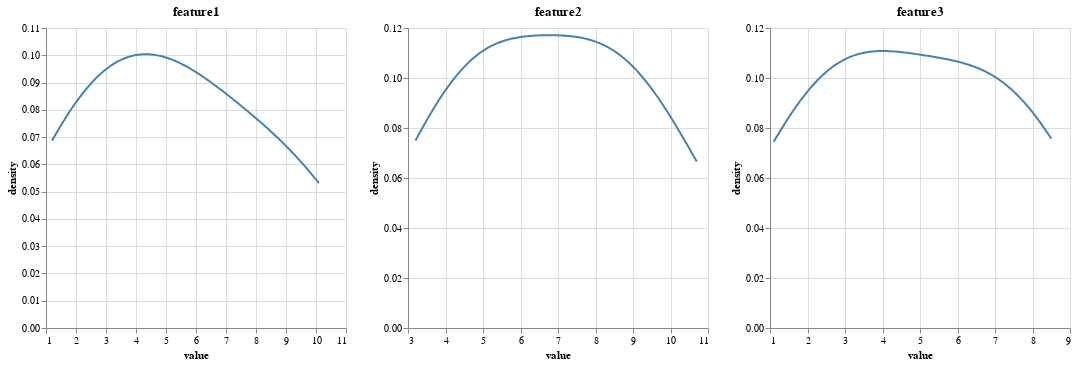
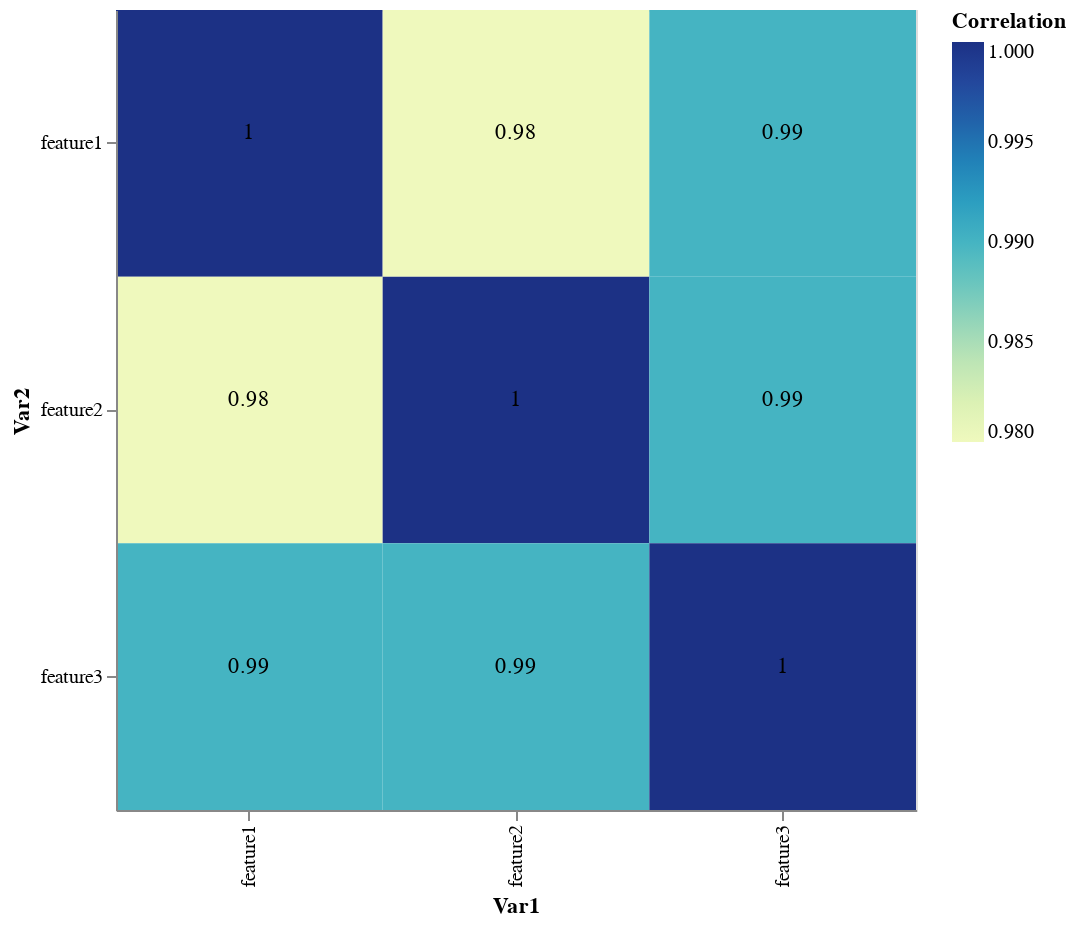

The notebook cell saved with these charts, in order:
### Markdown cell above
#### Example 2: Visualizing Numeric Relationships

### Code cell
# Visualize the distribution of numeric variables and their correlations
numeric_plots = summarize_numeric(dataset=numeric_data, summarize_by="plot")
numeric_plots["numeric_plot"].show()  # Display density plots
numeric_plots["corr_plot"].show()    # Display correlation heatmap

### Figure 1 — Vega-Lite specification as saved in the notebook (floating-point values rounded to 4 significant figures)
{"config": {"view": {"continuousWidth": 300, "continuousHeight": 300}}, "vconcat": [{"hconcat": [{"mark": {"type": "line"}, "encoding": {"color": {"value": "steelblue"}, "x": {"field": "value", "type": "quantitative"}, "y": {"field": "density", "type": "quantitative"}}, "title": "feature1", "transform": [{"density": "feature1", "as": ["value", "density"]}]}, {"mark": {"type": "line"}, "encoding": {"color": {"value": "steelblue"}, "x": {"field": "value", "type": "quantitative"}, "y": {"field": "density", "type": "quantitative"}}, "title": "feature2", "transform": [{"density": "feature2", "as": ["value", "density"]}]}, {"mark": {"type": "line"}, "encoding": {"color": {"value": "steelblue"}, "x": {"field": "value", "type": "quantitative"}, "y": {"field": "density", "type": "quantitative"}}, "title": "feature3", "transform": [{"density": "feature3", "as": ["value", "density"]}]}]}], "data": {"name": "data-f3ecd830f4298e24206306dd9986091a"}, "$schema": "https://vega.github.io/schema/vega-lite/v5.20.1.json", "datasets": {"data-f3ecd830f4298e24206306dd9986091a": [{"feature1": 1.2, "feature2": 3.2, "feature3": 1.1}, {"feature1": 2.3, "feature2": 4.5, "feature3": 2.2}, {"feature1": 3.1, "feature2": 5.1, "feature3": 3.1}, {"feature1": 4.8, "feature2": 6.0, "feature3": 4.0}, {"feature1": 5.5, "feature2": 7.8, "feature3": 5.4}, {"feature1": 6.7, "feature2": 8.3, "feature3": 6.6}, {"feature1": 8.9, "feature2": 9.1, "feature3": 7.7}, {"feature1": 10.1, "feature2": 10.7, "feature3": 8.5}]}}

### Figure 2 — Vega-Lite specification as saved in the notebook (floating-point values rounded to 4 significant figures)
{"config": {"view": {"continuousWidth": 300, "continuousHeight": 300}}, "layer": [{"mark": {"type": "rect"}, "encoding": {"color": {"field": "Correlation", "type": "quantitative"}, "tooltip": [{"field": "Var1", "type": "nominal"}, {"field": "Var2", "type": "nominal"}, {"field": "Correlation", "type": "quantitative"}], "x": {"field": "Var1", "type": "nominal"}, "y": {"field": "Var2", "type": "nominal"}}}, {"mark": {"type": "text", "dy": -5}, "encoding": {"text": {"field": "Correlation", "type": "quantitative"}, "x": {"field": "Var1", "type": "nominal"}, "y": {"field": "Var2", "type": "nominal"}}}], "data": {"name": "data-cea1766816c2db85c11ef1cfc80d91ab"}, "height": 400, "width": 400, "$schema": "https://vega.github.io/schema/vega-lite/v5.20.1.json", "datasets": {"data-cea1766816c2db85c11ef1cfc80d91ab": [{"Var1": "feature1", "Var2": "feature1", "Correlation": 1.0}, {"Var1": "feature2", "Var2": "feature1", "Correlation": 0.98}, {"Var1": "feature3", "Var2": "feature1", "Correlation": 0.99}, {"Var1": "feature1", "Var2": "feature2", "Correlation": 0.98}, {"Var1": "feature2", "Var2": "feature2", "Correlation": 1.0}, {"Var1": "feature3", "Var2": "feature2", "Correlation": 0.99}, {"Var1": "feature1", "Var2": "feature3", "Correlation": 0.99}, {"Var1": "feature2", "Var2": "feature3", "Correlation": 0.99}, {"Var1": "feature3", "Var2": "feature3", "Correlation": 1.0}]}}
